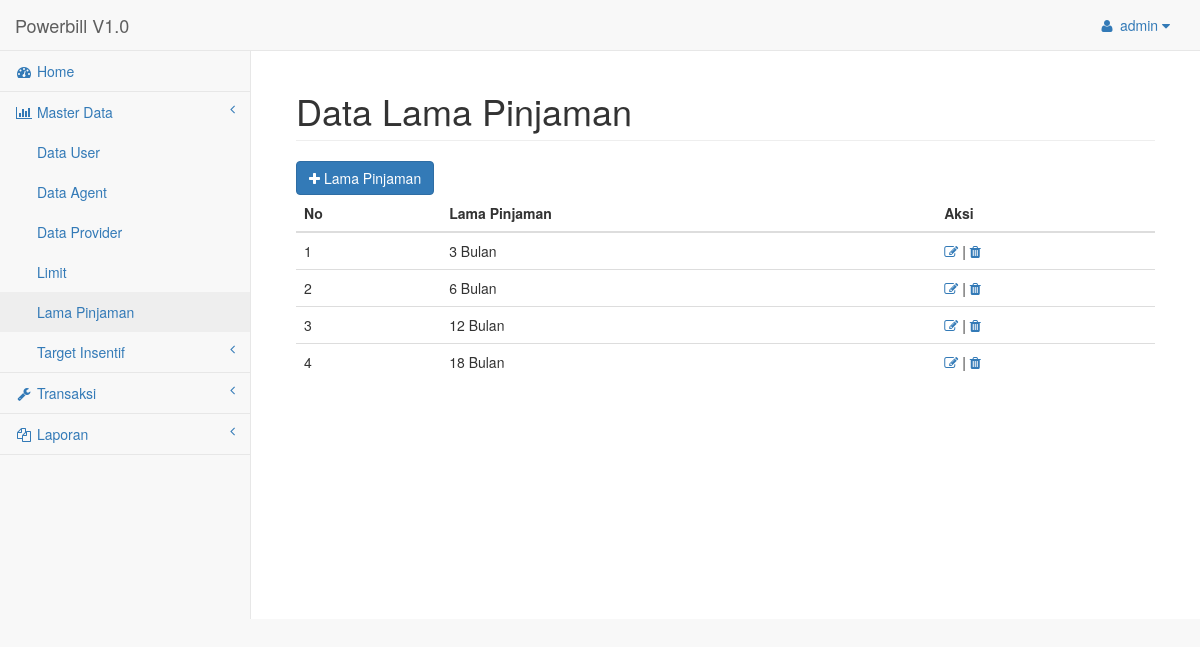
The app's page /admin.php?mod=lama-pinjaman (signed in) with its own data.
### tables this page shows
CREATE TABLE `lama` (
  `IdLama` int(6) NOT NULL AUTO_INCREMENT,
  `Lama` int(100) DEFAULT NULL,
  PRIMARY KEY (`IdLama`)
);

### mod/lama-pinjaman.php (the view, shortened to what this page needs)
<div class="row">
    <div class="col-lg-12">
        <h1 class="page-header">Data Lama Pinjaman</h1>
    </div>
</div>
<div class="row">
	<div class="col-lg-12">
	<a class="btn btn-primary" href="admin.php?mod=lama-pinjaman-add"><span class='fa fa-plus'></span> Lama Pinjaman</a>
		<table class="table table-resnponsive">
			<thead>
				<tr>
					<th>No</th>
					<th>Lama Pinjaman</th>
					<th>Aksi</th>
				</tr>
			</thead>
			<tbody>
				<?php
					$sql = "SELECT * FROM lama";
					$qry = mysql_query($sql);
					$rows = mysql_num_rows($qry);
					$no = 1;
					if($rows !=0){
					while($data=mysql_fetch_array($qry)){
				?>
				<tr>
					<td><?=$no;?></td>
					<td><?=$data['Lama']." Bulan";?></td>
					<td><a href="admin.php?mod=lama-pinjaman-update&id=<?=$data['IdLama']?>"><i class="fa fa-edit"></i></a> | <a href="admin.php?mod=lama-pinjaman-proccess&act=del&id=<?=$data['IdLama']?>" onclick="javascript: return confirm('Anda yakin hapus ?')"><i class="fa fa-trash"></i></a></td>
				</tr>
				<?php
				$no++;
					}
				}else{
					?>
					<tr>
						<td colspan="4" style="text-align:center;">Data Kosong</td>
					</tr>
					<?php
				}
				?>
			</tbody>
		</table>
	</div>
</div>

### assets/css/sb-admin-2.css (style rules this page uses)
body { background-color: #f8f8f8; }

### records on screen
lama: Lama "3"
lama: Lama "6"
lama: Lama "12"
lama: Lama "18"

### other values on screen
$_SESSION['uname'] "admin"
